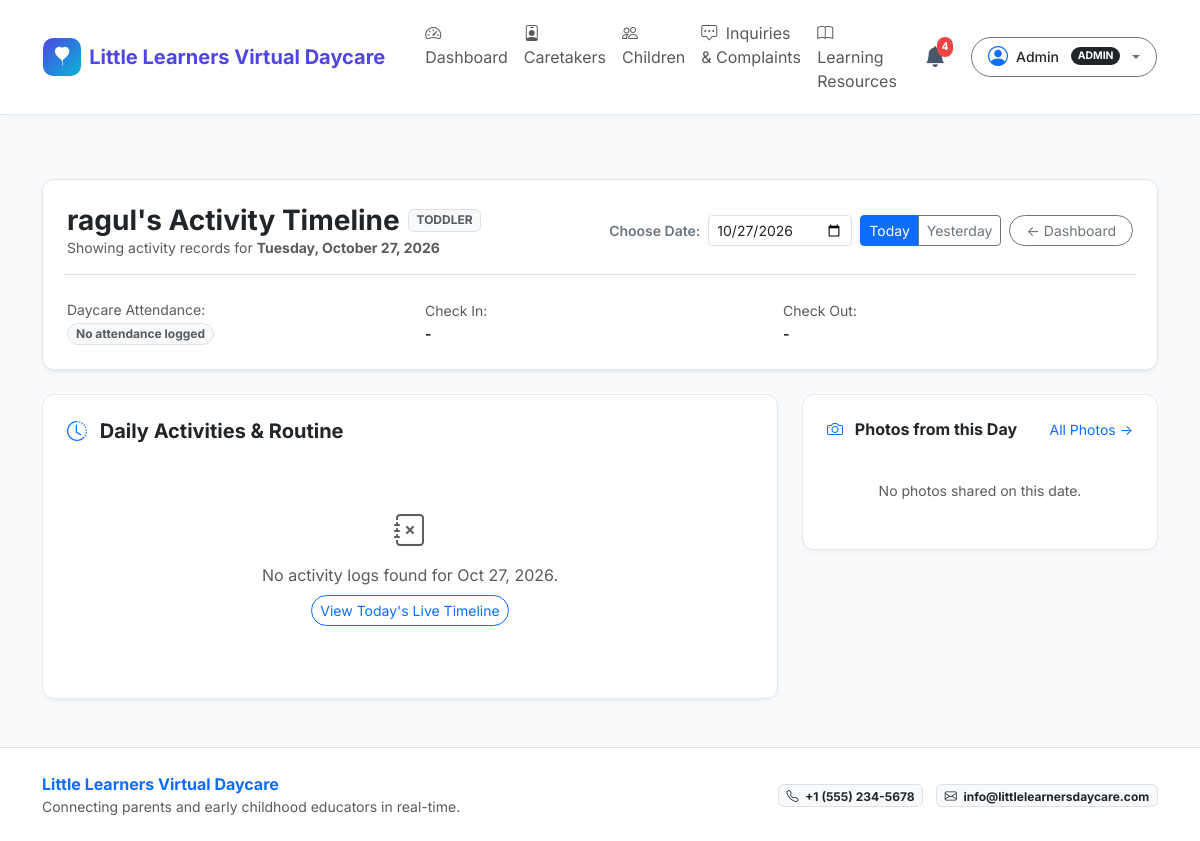
Screenshot of /parent/child/1/timeline (signed in) with the database file from the repository.
### models/user.py (models this page shows, shortened)
class User(UserMixin, db.Model):
    __tablename__ = 'users'
    id = db.Column(db.Integer, primary_key=True)
    name = db.Column(db.String(120), nullable=False)
    email = db.Column(db.String(120), unique=True, nullable=False, index=True)
    password_hash = db.Column(db.String(256), nullable=False)
    role = db.Column(db.String(20), nullable=False, default='parent') # 'admin', 'caregiver', 'parent'
    phone = db.Column(db.String(30), nullable=True)
    created_at = db.Column(db.DateTime, default=datetime.utcnow)
    is_approved = db.Column(db.Boolean, default=True) # caregivers need admin approval
    reset_token = db.Column(db.String(100), nullable=True, index=True)
    reset_token_expiry = db.Column(db.DateTime, nullable=True)
    parent_children = db.relationship('Child', back_populates='parent', foreign_keys='Child.parent_id', lazy='dynamic')
    assigned_children = db.relationship('Child', back_populates='caregiver', foreign_keys='Child.caregiver_id', lazy='dynamic')
    activity_logs = db.relationship('ActivityLog', back_populates='author', lazy='dynamic')
    photos_uploaded = db.relationship('Photo', back_populates='uploader', lazy='dynamic')
    sent_messages = db.relationship('Message', back_populates='sender', foreign_keys='Message.sender_id', lazy='dynamic')
    received_messages = db.relationship('Message', back_populates='receiver', foreign_keys='Message.receiver_id', lazy='dynamic')
    notifications = db.relationship('Notification', back_populates='user', lazy='dynamic', cascade='all, delete-orphan')
    complaints = db.relationship('Complaint', back_populates='user', lazy='dynamic')
    @property
    def is_admin(self):
        return self.role == 'admin'
    @property
    def is_caretaker(self):
        return self.role in ('caretaker', 'caregiver')
    @property
    def is_caregiver(self):
        return self.is_caretaker
    @property
    def is_parent(self):
        return self.role == 'parent'
    @property
    def display_role(self):
        if self.is_caretaker:
            return "Caretaker"
        return self.role.title()

### models/child.py (models this page shows, shortened)
class Child(db.Model):
    __tablename__ = 'children'
    id = db.Column(db.Integer, primary_key=True)
    name = db.Column(db.String(120), nullable=False)
    dob = db.Column(db.Date, nullable=False)
    gender = db.Column(db.String(20), nullable=True, default='unspecified')
    allergies = db.Column(db.Text, nullable=True)
    notes = db.Column(db.Text, nullable=True)
    photo_url = db.Column(db.String(255), nullable=True)
    qr_code_path = db.Column(db.String(255), nullable=True)
    parent_id = db.Column(db.Integer, db.ForeignKey('users.id'), nullable=False)
    caregiver_id = db.Column(db.Integer, db.ForeignKey('users.id'), nullable=True)
    created_at = db.Column(db.DateTime, default=datetime.utcnow)
    parent = db.relationship('User', foreign_keys=[parent_id], back_populates='parent_children')
    caregiver = db.relationship('User', foreign_keys=[caregiver_id], back_populates='assigned_children')
    activity_logs = db.relationship(
        'ActivityLog', back_populates='child', cascade='all, delete-orphan',
        order_by='ActivityLog.timestamp.desc()', lazy='dynamic'
    )
    photos = db.relationship(
        'Photo', back_populates='child', cascade='all, delete-orphan',
        order_by='Photo.timestamp.desc()', lazy='dynamic'
    )
    attendance_records = db.relationship(
        'Attendance', back_populates='child', cascade='all, delete-orphan',
        order_by='Attendance.date.desc()', lazy='dynamic'
    )
    messages = db.relationship(
        'Message', back_populates='child', cascade='all, delete-orphan',
        order_by='Message.timestamp.asc()', lazy='dynamic'
    )
    @property
    def age_group(self):
        if not self.dob:
            return "all"
        today = date.today()
        age_years = (today - self.dob).days / 365.25
        if age_years < 1.0:
            return "infant"
        elif age_years < 3.0:
            return "toddler"
        else:
            return "preschool"

### routes/parent.py (the view)
@parent_bp.route('/child/<int:child_id>/timeline')
def timeline(child_id):
    child = get_authorized_child(child_id)
    date_str = request.args.get('date')
    selected_date = date.today()
    if date_str:
        try:
            selected_date = datetime.strptime(date_str, '%Y-%m-%d').date()
        except ValueError:
            selected_date = date.today()
    start_datetime = datetime.combine(selected_date, time.min)
    end_datetime = datetime.combine(selected_date, time.max)
    logs = ActivityLog.query.filter(
        ActivityLog.child_id == child.id,
        ActivityLog.timestamp >= start_datetime,
        ActivityLog.timestamp <= end_datetime
    ).order_by(ActivityLog.timestamp.asc()).all()
    photos = Photo.query.filter(
        Photo.child_id == child.id,
        Photo.timestamp >= start_datetime,
        Photo.timestamp <= end_datetime
    ).order_by(Photo.timestamp.asc()).all()
    attendance = Attendance.query.filter_by(child_id=child.id, date=selected_date).first()
    return render_template(
        'parent/timeline.html',
        child=child,
        logs=logs,
        photos=photos,
        attendance=attendance,
        selected_date=selected_date,
        today=date.today()
    )

### templates/parent/timeline.html (shortened to what this page needs)
{% extends "base.html" %}
{% block content %}
<div class="container py-4">
  <div class="card card-custom p-4 mb-4 shadow-sm bg-white">
    <div class="d-flex flex-column flex-md-row justify-content-between align-items-start align-items-md-center gap-3">
      <div>
        <div class="d-flex align-items-center gap-2">
          <h3 class="fw-bold text-dark mb-0">{{ child.name }}'s Activity Timeline</h3>
          <span class="badge bg-light text-muted border text-uppercase">{{ child.age_group }}</span>
        </div>
        <p class="text-muted small mb-0">
          Showing activity records for <strong>{{ selected_date.strftime('%A, %B %d, %Y') }}</strong>
        </p>
      </div>
      <div class="d-flex flex-wrap align-items-center gap-2">
        <label for="timelineDatepicker" class="small fw-semibold text-secondary mb-0">Choose Date:</label>
        <input type="date" class="form-control form-control-sm" id="timelineDatepicker" value="{{ selected_date.strftime('%Y-%m-%d') }}" style="width: auto;">
        <div class="btn-group">
          <a href="{{ url_for('parent.timeline', child_id=child.id, date=today.strftime('%Y-%m-%d')) }}" class="btn btn-sm {% if selected_date == today %}btn-primary{% else %}btn-outline-secondary{% endif %}">
            Today
          </a>
          <a href="{{ url_for('parent.timeline', child_id=child.id, date=(today - timedelta(days=1)).strftime('%Y-%m-%d')) }}" class="btn btn-sm {% if selected_date == today - timedelta(days=1) %}btn-primary{% else %}btn-outline-secondary{% endif %}">
            Yesterday
          </a>
        </div>
        <a href="{{ url_for('parent.dashboard') }}" class="btn btn-outline-secondary btn-sm rounded-pill px-3">
          &larr; Dashboard
        </a>
      </div>
    </div>
    <div class="row g-2 mt-3 pt-3 border-top align-items-center">
      <div class="col-md-4">
        <span class="small text-muted d-block">Daycare Attendance:</span>
        {% if attendance %}
          <span class="badge {{ attendance.badge_class }} rounded-pill px-2 py-1 text-uppercase">{{ attendance.status }}</span>
        {% else %}
          <span class="badge bg-light text-muted border rounded-pill px-2 py-1">No attendance logged</span>
        {% endif %}
      </div>
      <div class="col-md-4">
        <span class="small text-muted d-block">Check In:</span>
        <strong class="text-dark small">{{ attendance.formatted_check_in if attendance else '-' }}</strong>
      </div>
      <div class="col-md-4">
        <span class="small text-muted d-block">Check Out:</span>
        <strong class="text-dark small">{{ attendance.formatted_check_out if attendance else '-' }}</strong>
      </div>
    </div>
  </div>
  <div class="row g-4">
    <div class="col-lg-8">
      <div class="card card-custom p-4">
        <h5 class="fw-bold text-dark mb-3">
          <i class="bi bi-clock-history text-primary me-2"></i> Daily Activities &amp; Routine
        </h5>
        {% if logs %}
          <div class="timeline-container">
            {% for log in logs %}
              <div class="timeline-item">
                <div class="timeline-icon">
                  <i class="bi {{ log.icon_class }}"></i>
                </div>
                <div class="timeline-content">
                  <div class="d-flex justify-content-between align-items-center mb-1">
                    <div>
                      <span class="badge badge-pill-custom {{ log.badge_class }} me-2 text-uppercase">{{ log.type }}</span>
                      <strong class="text-dark fs-6">{{ log.title }}</strong>
                    </div>
                    <small class="text-muted fw-semibold">{{ log.formatted_time }}</small>
                  </div>
                  {% if log.details %}
                    <p class="text-secondary small mb-0 mt-2" style="white-space: pre-wrap;">{{ log.details }}</p>
                  {% endif %}
                  <div class="d-flex justify-content-between align-items-center mt-2 pt-2 border-top">
                    <small class="text-muted" style="font-size: 0.7rem;">
                      Logged by {{ log.author.name if log.author else 'Caretaker' }}
                    </small>
                    <small class="text-muted" style="font-size: 0.7rem;">
                      <i class="bi bi-shield-check text-success me-1"></i> Verified
                    </small>
                  </div>
                </div>
              </div>
            {% endfor %}
          </div>
        {% else %}
          <div class="text-center py-5 text-muted">
            <i class="bi bi-journal-x fs-2 d-block mb-2"></i>
            No activity logs found for {{ selected_date.strftime('%b %d, %Y') }}.
            <div class="mt-2">
              <a href="{{ url_for('parent.timeline', child_id=child.id) }}" class="btn btn-sm btn-outline-primary rounded-pill">
                View Today's Live Timeline
              </a>
            </div>
          </div>
        {% endif %}
      </div>
    </div>
    <div class="col-lg-4">
      <div class="card card-custom p-4">
        <div class="d-flex justify-content-between align-items-center mb-3">
          <h6 class="fw-bold text-dark mb-0">
            <i class="bi bi-camera text-primary me-2"></i> Photos from this Day
          </h6>
          <a href="{{ url_for('parent.photos', child_id=child.id) }}" class="small text-decoration-none">All Photos &rarr;</a>
        </div>
        {% if photos %}
          <div class="row g-2">
            {% for p in photos %}
              <div class="col-12">
                <div class="card photo-card border shadow-xs">
                  <img src="{{ url_for('static', filename=p.filepath) }}" alt="Activity Photo" class="img-fluid" style="height: 160px; object-fit: cover;">
                  <div class="p-2">
                    <small class="d-block fw-semibold text-dark">{{ p.caption or 'Activity photo' }}</small>
                    <small class="text-muted" style="font-size: 0.7rem;">{{ p.formatted_time }}</small>
                  </div>
                </div>
              </div>
            {% endfor %}
          </div>
        {% else %}
          <p class="text-muted small text-center py-4 mb-0">No photos shared on this date.</p>
        {% endif %}
      </div>
    </div>
  </div>
</div>
{% endblock %}

### templates/base.html (shortened to what this page needs)
<!DOCTYPE html>
<html lang="en">
<head>
  <link href="https://cdn.jsdelivr.net/npm/bootstrap@5.3.3/dist/css/bootstrap.min.css" rel="stylesheet">
  <link href="https://cdn.jsdelivr.net/npm/bootstrap-icons@1.11.3/font/bootstrap-icons.min.css" rel="stylesheet">
  <link rel="stylesheet" href="{{ url_for('static', filename='css/style.css') }}">
</head>
<body>
  <nav class="navbar navbar-expand-lg navbar-custom sticky-top">
    <div class="container-fluid px-lg-4">
      <a class="navbar-brand brand-logo" href="{{ url_for('index') }}">
        <div class="brand-icon">
          <i class="bi bi-balloon-heart-fill"></i>
        </div>
        <span>{{ daycare_name }}</span>
      </a>
      <div class="collapse navbar-collapse" id="navbarMain">
        <ul class="navbar-nav me-auto mb-2 mb-lg-0 ms-lg-3">
          {% if current_user.is_authenticated %}
            {% if current_user.is_admin %}
              <li class="nav-item">
                <a class="nav-link {% if request.endpoint == 'admin.dashboard' %}active fw-bold text-primary{% endif %}" href="{{ url_for('admin.dashboard') }}">
                  <i class="bi bi-speedometer2 me-1"></i> Dashboard
                </a>
              </li>
              <li class="nav-item">
                <a class="nav-link {% if 'caregiver' in request.endpoint %}active fw-bold text-primary{% endif %}" href="{{ url_for('admin.caregivers') }}">
                  <i class="bi bi-person-badge me-1"></i> Caretakers
                </a>
              </li>
              <li class="nav-item">
                <a class="nav-link {% if 'children' in request.endpoint or 'child' in request.endpoint %}active fw-bold text-primary{% endif %}" href="{{ url_for('admin.children') }}">
                  <i class="bi bi-people me-1"></i> Children
                </a>
              </li>
              <li class="nav-item">
                <a class="nav-link {% if 'complaint' in request.endpoint %}active fw-bold text-primary{% endif %}" href="{{ url_for('admin.complaints') }}">
                  <i class="bi bi-chat-square-dots me-1"></i> Inquiries & Complaints
                </a>
              </li>
              <li class="nav-item">
                <a class="nav-link {% if 'learning' in request.endpoint %}active fw-bold text-primary{% endif %}" href="{{ url_for('admin.learning') }}">
                  <i class="bi bi-book me-1"></i> Learning Resources
                </a>
              </li>
            {% endif %}
          {% endif %}
        </ul>
        <div class="d-flex align-items-center gap-3">
          {% if current_user.is_authenticated %}
            <div class="dropdown">
              <button class="notification-bell-btn position-relative" type="button" id="notificationBellBtn" data-bs-toggle="dropdown" aria-expanded="false">
                <i class="bi bi-bell-fill"></i>
                <span id="notificationBadge" class="notification-badge {% if unread_notifs_count == 0 %}d-none{% endif %}">
                  {{ unread_notifs_count }}
                </span>
              </button>
            </div>
            <div class="dropdown">
              <button class="btn btn-sm btn-outline-secondary dropdown-toggle d-flex align-items-center gap-2 rounded-pill px-3 py-1" type="button" data-bs-toggle="dropdown" aria-expanded="false">
                <i class="bi bi-person-circle fs-5 text-primary"></i>
                <span class="fw-medium text-dark">{{ current_user.name }}</span>
                <span class="badge {% if current_user.is_admin %}bg-dark{% elif current_user.is_caregiver %}bg-success{% else %}bg-primary{% endif %} rounded-pill ms-1 text-uppercase" style="font-size: 0.65rem;">
                  {{ current_user.display_role }}
                </span>
              </button>
            </div>
          {% else %}
            <a href="{{ url_for('auth.login') }}" class="btn btn-outline-primary btn-sm px-3 rounded-pill fw-medium">Sign In</a>
            <a href="{{ url_for('auth.register') }}" class="btn btn-primary btn-sm px-3 rounded-pill fw-medium">Register</a>
          {% endif %}
        </div>
      </div>
    </div>
  </nav>
  <div class="toast-container position-fixed bottom-0 end-0 p-3" id="toastContainer" style="z-index: 1090;"></div>
  <main class="py-4">
    {% block content %}{% endblock %}
  </main>
  <footer class="bg-white border-top py-4 mt-auto">
    <div class="container">
      <div class="row align-items-center gy-3">
        <div class="col-md-6 text-center text-md-start">
          <span class="fw-bold text-primary">{{ daycare_name }}</span>
          <p class="text-muted small mb-0">Connecting parents and early childhood educators in real-time.</p>
        </div>
        <div class="col-md-6 text-center text-md-end">
          <span class="badge bg-light text-dark border me-2"><i class="bi bi-telephone me-1"></i> {{ daycare_phone }}</span>
          <span class="badge bg-light text-dark border"><i class="bi bi-envelope me-1"></i> {{ daycare_email }}</span>
        </div>
      </div>
    </div>
  </footer>
</body>
</html>

### rows the page displays
User: name "Admin", display_role "ADMIN"
Child: name "ragul", age_group "TODDLER"

### other values shown
{{ daycare_name }} "Little Learners Virtual Daycare"
{{ unread_notifs_count }} "4"
{{ attendance.formatted_check_in if attendance else '-' }} "-"
{{ attendance.formatted_check_out if attendance else '-' }} "-"
{{ daycare_phone }} "+1 (555) 234-5678"
{{ daycare_email }} "info@littlelearnersdaycare.com"
